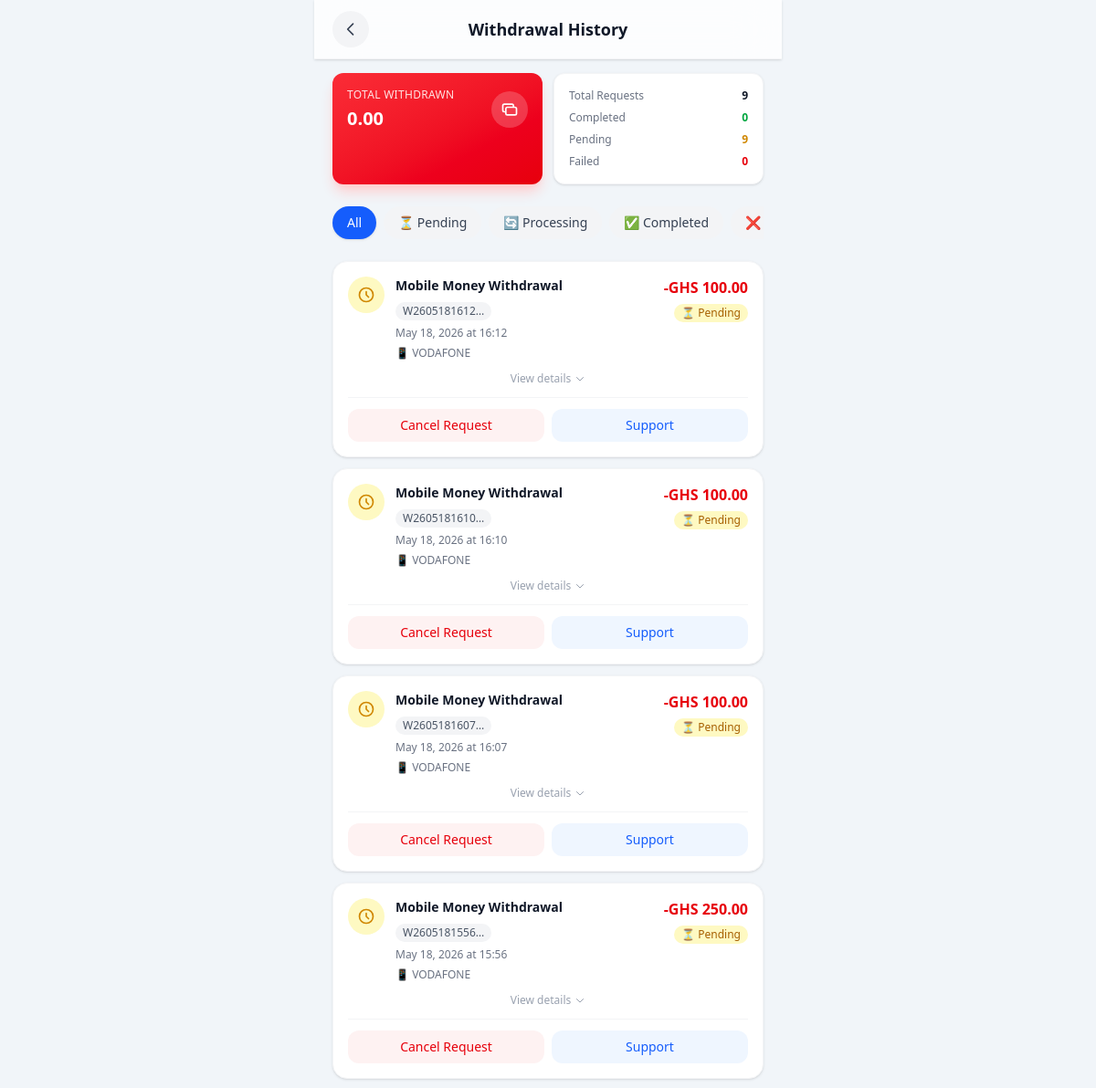
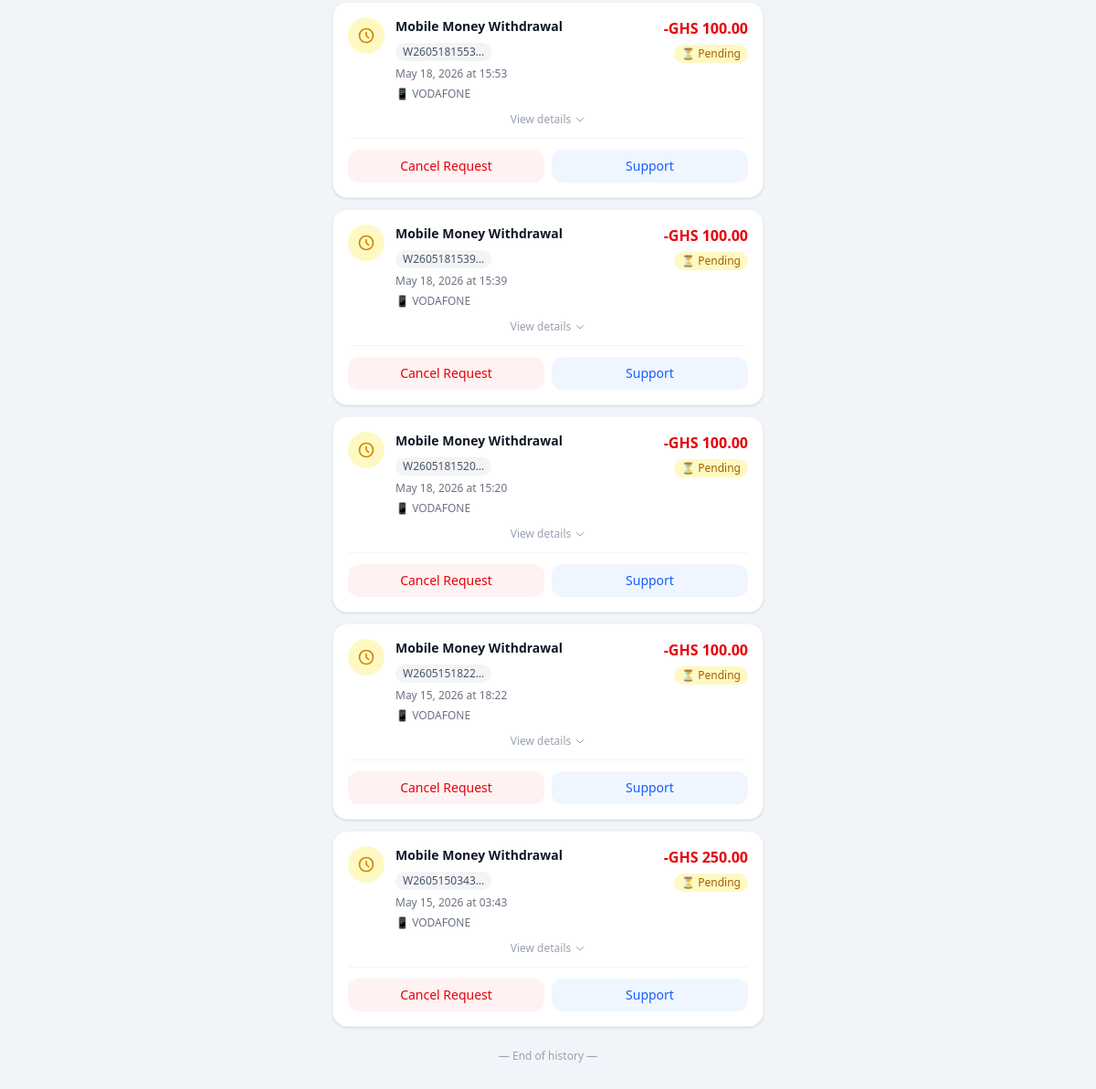
Page /core/withdrawal-records/ (signed in) on the committed database (2 pictures, top to bottom).
### core/models.py (models this page shows, shortened)
class WithdrawalTransaction(models.Model):
    STATUS_PENDING = 'pending'
    STATUS_PROCESSING = 'processing'
    STATUS_COMPLETED = 'completed'
    STATUS_FAILED = 'failed'
    STATUS_CHOICES = [
        (STATUS_PENDING, 'Pending'),
        (STATUS_PROCESSING, 'Processing'),
        (STATUS_COMPLETED, 'Completed'),
        (STATUS_FAILED, 'Failed'),
    ]
    WITHDRAWAL_METHODS = [
        ('mobile_money', 'Mobile Money'),
        ('bank_transfer', 'Bank Transfer'),
    ]
    id = models.UUIDField(primary_key=True, default=uuid.uuid4, editable=False)
    user = models.ForeignKey(
        settings.AUTH_USER_MODEL,
        on_delete=models.CASCADE,
        related_name='withdrawal_transactions'
    )
    reference = models.CharField(max_length=64, unique=True, blank=True)
    amount = models.DecimalField(max_digits=12, decimal_places=2)
    currency = models.CharField(max_length=10, default='GHS')
    status = models.CharField(max_length=16, choices=STATUS_CHOICES, default=STATUS_PENDING)
    withdrawal_method = models.CharField(max_length=32, choices=WITHDRAWAL_METHODS)
    withdrawal_details = models.JSONField(default=dict, blank=True, help_text='Store withdrawal method details')
    notes = models.TextField(blank=True)
    processed_at = models.DateTimeField(blank=True, null=True)
    created_at = models.DateTimeField(auto_now_add=True)
    updated_at = models.DateTimeField(auto_now=True)
    class Meta:
        ordering = ['-created_at']
        verbose_name = 'Withdrawal Transaction'
        verbose_name_plural = 'Withdrawal Transactions'

### core/views.py (the view)
# urls.py: path('withdrawal-records/', views.withdrawal_records, name='withdrawal_records'),
@login_required
def withdrawal_records(request):
    transactions = WithdrawalTransaction.objects.filter(user=request.user).order_by('-created_at')
    total_withdrawn = transactions.filter(status='completed').aggregate(Sum('amount'))['amount__sum'] or 0
    completed_count = transactions.filter(status='completed').count()
    pending_count = transactions.filter(status='pending').count()
    failed_count = transactions.filter(status='failed').count()
    processing_count = transactions.filter(status='processing').count()
    context = {
        'transactions': transactions,
        'total_withdrawn': total_withdrawn,
        'completed_count': completed_count,
        'pending_count': pending_count,
        'failed_count': failed_count,
        'processing_count': processing_count,
    }
    return render(request, 'iCare/services/pages/withdrawal-records.html', context)

### core/templates/iCare/services/pages/withdrawal-records.html (shortened to what this page needs)
{% extends "iCare/base.html" %}
{% load static %}
{% block content %}
<div class="min-h-screen bg-slate-100">
    <div class="fixed top-0 left-0 right-0 z-50 max-w-lg mx-auto bg-white/80 backdrop-blur-xl border-b border-gray-100 px-5 py-3 flex items-center justify-between shadow-sm">
        <button class="w-10 h-10 flex items-center justify-center rounded-full bg-gray-100 active:bg-gray-200 transition-all duration-200" onclick="window.history.back()">
            <svg class="w-5 h-5 text-gray-700" fill="none" stroke="currentColor" viewBox="0 0 24 24">
                <path stroke-linecap="round" stroke-linejoin="round" stroke-width="2" d="M15 19l-7-7 7-7"/>
            </svg>
        </button>
        <h1 class="text-lg font-bold text-gray-900">Withdrawal History</h1>
    </div>
    <div class="pt-20 px-5 max-w-lg mx-auto min-h-screen pb-[70px]">
        {% if transactions %}
        <div class="grid grid-cols-2 gap-3 mb-6">
            <div class="bg-gradient-to-br from-red-500 to-red-600 rounded-xl p-4 shadow-lg shadow-red-200">
                <div class="flex items-center justify-between">
                    <div>
                        <p class="text-red-100 text-xs font-medium uppercase tracking-wide">Total Withdrawn</p>
                        <p class="text-white text-xl font-bold mt-1">
                            {{ total_withdrawn|floatformat:2 }}
                        </p>
                    </div>
                    <div class="w-10 h-10 bg-white/20 rounded-full flex items-center justify-center backdrop-blur-sm">
                        <svg class="w-5 h-5 text-white" fill="none" stroke="currentColor" viewBox="0 0 24 24">
                            <path stroke-linecap="round" stroke-linejoin="round" stroke-width="2" d="M17 9V7a2 2 0 00-2-2H5a2 2 0 00-2 2v6a2 2 0 002 2h2m2 4h10a2 2 0 002-2v-6a2 2 0 00-2-2H9a2 2 0 00-2 2v6a2 2 0 002 2z"/>
                        </svg>
                    </div>
                </div>
            </div>
            <div class="bg-white rounded-xl p-4 shadow-sm border border-gray-100">
                <div class="space-y-2">
                    <div class="flex justify-between items-center text-xs">
                        <span class="text-gray-500">Total Requests</span>
                        <span class="font-semibold text-gray-900">{{ transactions|length }}</span>
                    </div>
                    <div class="flex justify-between items-center text-xs">
                        <span class="text-gray-500">Completed</span>
                        <span class="font-semibold text-green-600">{{ completed_count }}</span>
                    </div>
                    <div class="flex justify-between items-center text-xs">
                        <span class="text-gray-500">Pending</span>
                        <span class="font-semibold text-yellow-600">{{ pending_count }}</span>
                    </div>
                    <div class="flex justify-between items-center text-xs">
                        <span class="text-gray-500">Failed</span>
                        <span class="font-semibold text-red-600">{{ failed_count }}</span>
                    </div>
                </div>
            </div>
        </div>
        {% endif %}
        <div class="flex gap-2 mb-5 overflow-x-auto scrollbar-hide pb-1">
            <button data-filter="all" class="filter-btn px-4 py-2 rounded-full text-sm font-medium bg-blue-600 text-white shadow-sm transition-all whitespace-nowrap">
                All
            </button>
            <button data-filter="pending" class="filter-btn px-4 py-2 rounded-full text-sm font-medium bg-gray-100 text-gray-700 hover:bg-gray-200 transition-all whitespace-nowrap">
                ⏳ Pending
            </button>
            <button data-filter="processing" class="filter-btn px-4 py-2 rounded-full text-sm font-medium bg-gray-100 text-gray-700 hover:bg-gray-200 transition-all whitespace-nowrap">
                🔄 Processing
            </button>
            <button data-filter="completed" class="filter-btn px-4 py-2 rounded-full text-sm font-medium bg-gray-100 text-gray-700 hover:bg-gray-200 transition-all whitespace-nowrap">
                ✅ Completed
            </button>
            <button data-filter="failed" class="filter-btn px-4 py-2 rounded-full text-sm font-medium bg-gray-100 text-gray-700 hover:bg-gray-200 transition-all whitespace-nowrap">
                ❌ Failed
            </button>
        </div>
        <div class="space-y-3" id="withdrawals-list">
            {% for transaction in transactions %}
            <div class="withdrawal-item bg-white rounded-2xl p-4 shadow-sm border border-gray-100 hover:shadow-md transition-all duration-200"
                 data-status="{{ transaction.status }}">
                <div class="flex items-start justify-between gap-3">
                    <div class="flex items-start gap-3 flex-1">
                        <div class="w-10 h-10 rounded-full flex items-center justify-center flex-shrink-0
                            {% if transaction.status == 'completed' %}bg-green-100
                            {% elif transaction.status == 'pending' %}bg-yellow-100
                            {% elif transaction.status == 'failed' %}bg-red-100
                            {% elif transaction.status == 'processing' %}bg-blue-100
                            {% else %}bg-gray-100{% endif %}">
                            {% if transaction.status == 'completed' %}
                            <svg class="w-5 h-5 text-green-600" fill="none" stroke="currentColor" viewBox="0 0 24 24">
                                <path stroke-linecap="round" stroke-linejoin="round" stroke-width="2" d="M5 13l4 4L19 7"/>
                            </svg>
                            {% elif transaction.status == 'pending' %}
                            <svg class="w-5 h-5 text-yellow-600" fill="none" stroke="currentColor" viewBox="0 0 24 24">
                                <path stroke-linecap="round" stroke-linejoin="round" stroke-width="2" d="M12 8v4l3 3m6-3a9 9 0 11-18 0 9 9 0 0118 0z"/>
                            </svg>
                            {% elif transaction.status == 'failed' %}
                            <svg class="w-5 h-5 text-red-600" fill="none" stroke="currentColor" viewBox="0 0 24 24">
                                <path stroke-linecap="round" stroke-linejoin="round" stroke-width="2" d="M6 18L18 6M6 6l12 12"/>
                            </svg>
                            {% elif transaction.status == 'processing' %}
                            <svg class="w-5 h-5 text-blue-600 animate-spin-slow" fill="none" stroke="currentColor" viewBox="0 0 24 24">
                                <path stroke-linecap="round" stroke-linejoin="round" stroke-width="2" d="M4 4v5h.582m15.356 2A8.001 8.001 0 004.582 9m0 0H9m11 11v-5h-.581m0 0a8.003 8.003 0 01-15.357-2m15.357 2H15"/>
                            </svg>
                            {% endif %}
                        </div>
                        <div class="flex-1 min-w-0">
                            <div class="flex items-center gap-2 flex-wrap">
                                <p class="text-sm font-semibold text-gray-900">
                                    {% if transaction.withdrawal_method == 'mobile_money' %}
                                        Mobile Money Withdrawal
                                    {% else %}
                                        Bank Transfer
                                    {% endif %}
                                </p>
                                <span class="text-xs bg-gray-100 px-2 py-0.5 rounded-full text-gray-600">
                                    {{ transaction.reference|truncatechars:12 }}
                                </span>
                            </div>
                            <p class="text-xs text-gray-500 mt-1.5">
                                {{ transaction.created_at|date:"M d, Y \a\t H:i" }}
                            </p>
                            {% if transaction.withdrawal_details %}
                            <div class="mt-1.5 text-xs text-gray-500">
                                {% if transaction.withdrawal_details.network %}
                                    📱 {{ transaction.withdrawal_details.network|upper }}
                                {% elif transaction.withdrawal_details.bank_name %}
                                    🏦 {{ transaction.withdrawal_details.bank_name|truncatechars:20 }}
                                {% endif %}
                            </div>
                            {% endif %}
                        </div>
                    </div>
                    <div class="text-right flex-shrink-0">
                        <p class="text-base font-bold text-red-600">
                            -GHS {{ transaction.amount|floatformat:2 }}
                        </p>
                        <p class="text-xs font-medium mt-1.5 px-2 py-0.5 rounded-full inline-block
                            {% if transaction.status == 'completed' %}bg-green-100 text-green-700
                            {% elif transaction.status == 'pending' %}bg-yellow-100 text-yellow-700
                            {% elif transaction.status == 'failed' %}bg-red-100 text-red-700
                            {% elif transaction.status == 'processing' %}bg-blue-100 text-blue-700
                            {% else %}bg-gray-100 text-gray-700{% endif %}">
                            {% if transaction.status == 'processing' %}
                                🔄 Processing
                            {% elif transaction.status == 'completed' %}
                                ✅ Completed
                            {% elif transaction.status == 'pending' %}
                                ⏳ Pending
                            {% elif transaction.status == 'failed' %}
                                ❌ Failed
                            {% else %}
                                {{ transaction.status|title }}
                            {% endif %}
                        </p>
                    </div>
                </div>
                <button class="expand-btn mt-3 w-full text-center text-xs text-gray-400 hover:text-gray-600 transition flex items-center justify-center gap-1">
                    <span>View details</span>
                    <svg class="w-3 h-3 transition-transform expand-icon" fill="none" stroke="currentColor" viewBox="0 0 24 24">
                        <path stroke-linecap="round" stroke-linejoin="round" stroke-width="2" d="M19 9l-7 7-7-7"/>
                    </svg>
                </button>
                {% if transaction.status == 'pending' %}
                <div class="mt-3 pt-3 border-t border-gray-100 flex gap-2">
                    <button onclick="cancelWithdrawal('{{ transaction.id }}')" class="flex-1 py-2 text-sm text-red-600 bg-red-50 rounded-xl hover:bg-red-100 transition font-medium">
                        Cancel Request
                    </button>
                    <button class="flex-1 py-2 text-sm text-blue-600 bg-blue-50 rounded-xl hover:bg-blue-100 transition font-medium">
                        Support
                    </button>
                </div>
                {% endif %}
            </div>
            {% endfor %}
        </div>
        {% if transactions %}
        <div class="text-center py-6">
            <p class="text-xs text-gray-400">— End of history —</p>
        </div>
        {% endif %}
    </div>
</div>
{% endblock %}

### core/templates/iCare/services/pages/withdrawal-records.html (style rules this page uses)
.scrollbar-hide { -ms-overflow-style: none; scrollbar-width: none; }
.expand-icon { transition: transform 0.2s ease; }

### rows in the picture
WithdrawalTransaction: status "pending" (drawn), withdrawal_method "Mobile Money Withdrawal"
WithdrawalTransaction: status "pending" (drawn), withdrawal_method "Mobile Money Withdrawal"
WithdrawalTransaction: status "pending" (drawn), withdrawal_method "Mobile Money Withdrawal"
WithdrawalTransaction: status "pending" (drawn), withdrawal_method "Mobile Money Withdrawal"
WithdrawalTransaction: status "pending" (drawn), withdrawal_method "Mobile Money Withdrawal"
WithdrawalTransaction: status "pending" (drawn), withdrawal_method "Mobile Money Withdrawal"
WithdrawalTransaction: status "pending" (drawn), withdrawal_method "Mobile Money Withdrawal"
WithdrawalTransaction: status "pending" (drawn), withdrawal_method "Mobile Money Withdrawal"
WithdrawalTransaction: status "pending" (drawn), withdrawal_method "Mobile Money Withdrawal"

### other values in the picture
{{ total_withdrawn|floatformat:2 }} "0.00"
{{ transactions|length }} "9"
{{ completed_count }} "0"
{{ pending_count }} "9"
{{ failed_count }} "0"
